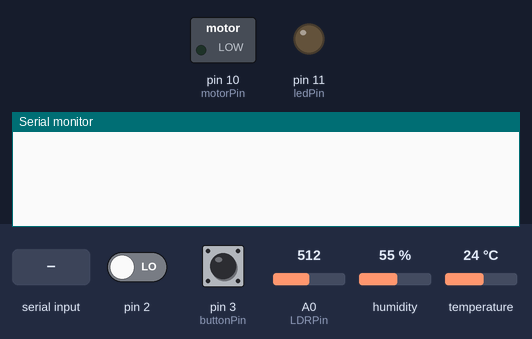
Recording of a sketch running on a simulated Arduino Uno, built with avr-gcc and run on an emulated ATmega328P. Parts: switched loads named in the sketch (green lamp = pin HIGH), output pins drawn as LEDs (lit = HIGH), the last lines printed to the serial monitor. The inputs (shaded band) are chosen by the test bench; at power-on: pin 2 LOW, pin 3 (buttonPin) HIGH, A0 (LDRPin) = 512, humidity 55 %, temperature 24 °C.

Above: at 1.2 s.
1.3 s: pin 2 driven HIGH
At 2.1 s:
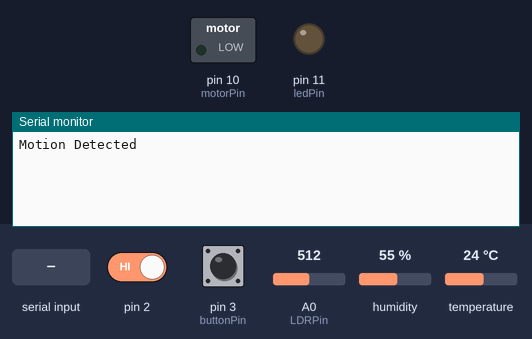
2.8 s: pin 3 (buttonPin) pulled LOW for 0.15 s
At 3.2 s:
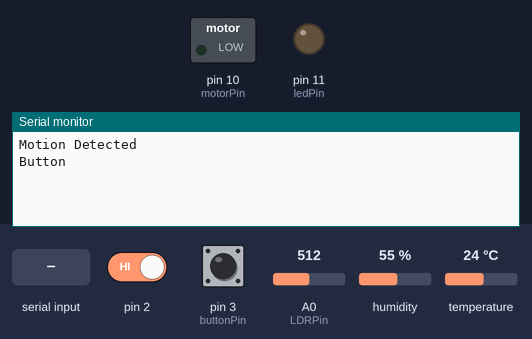
4.4 s: "Light" received over Serial
At 6.5 s:
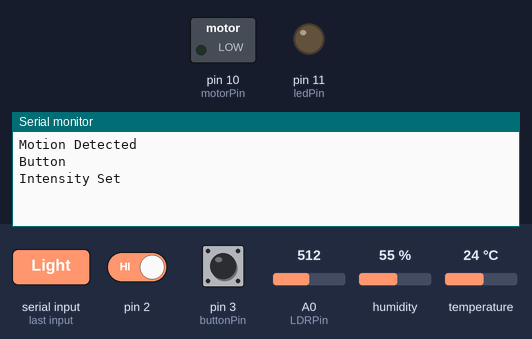
7.4 s: "Motor" received over Serial
At 9.9 s:
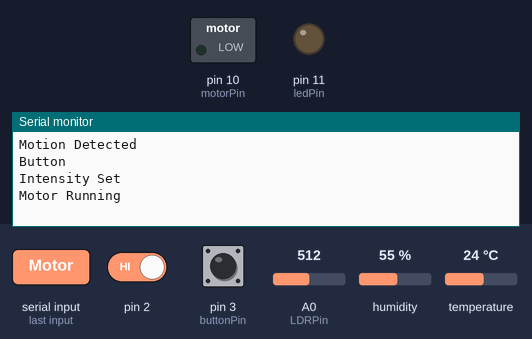
10.4 s: "Temperature" received over Serial
At 11.5 s:
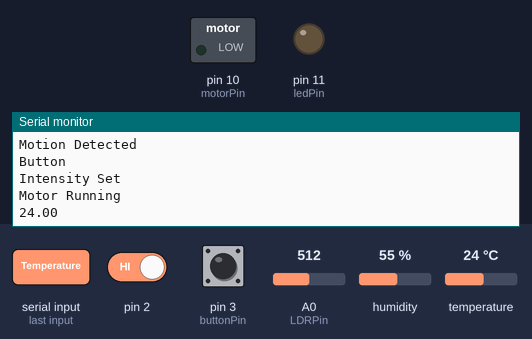

The sketch:

sketch_handShake.ino
```cpp
//author="Prateek"
#include "DHT.h"
#define DHTPIN 4
#define DHTTYPE DHT11
DHT dht(DHTPIN, DHTTYPE);
String readString;
/*
 * LDR A0
 * PIR 2
 * Motor 10
 * LED 11
 * Temp 4
 * Button 3
 */
const int ledPin=11;
const int motorPin=10;
const int pirPin = 6;
const int buttonPin = 3;
const int LDRPin = A0;
float light=9.0,motor=9.0;
long int lastTime=0;
boolean motionDetected=false;

void setup()
{
  pinMode(ledPin,OUTPUT);
  pinMode(motorPin,OUTPUT);
  pinMode(LDRPin,INPUT);
  //pinMode(pirPin, INPUT);
  //digitalWrite(pirPin, LOW);
  Serial.begin(9600);  // initialize serial communications at 9600 bps
  attachInterrupt(digitalPinToInterrupt(buttonPin),notify,FALLING);
  attachInterrupt(digitalPinToInterrupt(2),motion,CHANGE);
  dht.begin();
}

void loop()

{
  float t = dht.readTemperature();
  float h = dht.readHumidity();
  float f = dht.readTemperature(true);
  float ldr=analogRead(LDRPin);

  if(millis()-lastTime>10*1000){
      //Serial.println((millis()-lastTime)/1000);
      motionDetected=false;
    }

  while (!Serial.available()) {} // wait for data from serial board
  while (Serial.available())

  {
    if (Serial.available() >0)
    {
      char c = Serial.read();
      readString += c;
      if(readString=="Light")
      {
        light=Serial.parseFloat();
      }
      else if(readString=="Motor")
      {
        motor=Serial.parseFloat();
      }
    }
  }

  if (readString=="Temperature")
  {
    Serial.println(t);
    readString="";
  }
  else if (readString=="TemperatureF")
  {
    Serial.println(f);
    readString="";
  }
  else if (readString=="Humidity")
  {
    Serial.println(h);
    readString="";
  }
  else if (readString=="LDR")
  {
    Serial.println(ldr); //see what was received
    readString="";
  }
  else if (readString=="Light")
  {
      Serial.println("Intensity Set");
      light=map(light,0.0,9.0,0.0,255.0);
      analogWrite(ledPin,light);
      readString="";
  }
  else if (readString=="Motor")
  {
      Serial.println("Motor Running");
      motor=map(motor,0.0,9.0,0.0,1023.0);
      analogWrite(motorPin,motor);
      readString="";
  }

  delay(500);
  // serial write section
  Serial.flush();
}

void notify()
{
  Serial.println("Button");
}
void motion()
{
  //Serial.println("INside Motion");
    if(!motionDetected){
      Serial.println("Motion Detected");
      motionDetected=true;
      lastTime=millis();
    }
}
```

Measured:
- after the input at 1.3 s, the serial monitor: prints a new line at once (image 1)
- after the input at 2.8 s, the serial monitor: prints a new line at once (image 2)
- after the input at 4.4 s, the serial monitor: prints a new line after 1.5 s (image 3)
- after the input at 7.4 s, the serial monitor: prints a new line after 1.5 s (image 4)
- after the input at 10.4 s, the serial monitor: prints a new line after 0.53 s (image 5)
